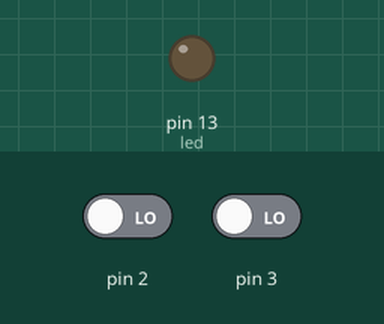
This sketch was run on a simulated Arduino Uno, built with avr-gcc and run on an emulated ATmega328P. Parts: output pins drawn as LEDs (lit = HIGH). The inputs (shaded band) are chosen by the test bench; at power-on: pin 2 LOW, pin 3 LOW. What the sketch prints to the serial monitor is not drawn.

Above: at 1.2 s.
1.3 s: pin 2 driven HIGH
At 2.2 s:
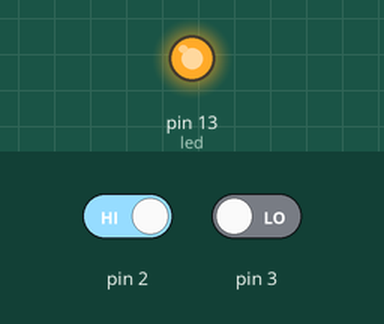
2.8 s: pin 3 driven HIGH
At 3.5 s:
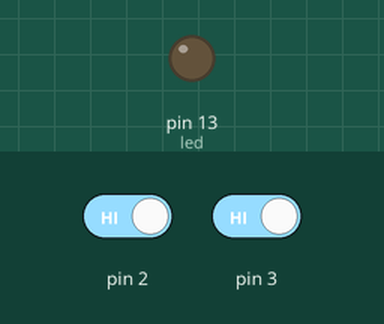
Timing chart, 0 to 5.8 s (numbered marks = the images above; inputs shaded):
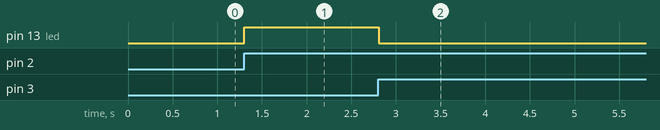

The sketch:

ak_button.ino
```cpp
int led = 13;
bool a;
bool state=false;
bool b;
void setup() {
  // put your setup code here, to run once:
  pinMode(led,OUTPUT);
  pinMode(2,INPUT);
  pinMode(3,INPUT);
 Serial.begin(9600);

}

void loop() {
  // put your main code here, to run repeatedly:
  a=digitalRead(2);
  b=digitalRead(3);
  if( digitalRead(2)){
  state=true;
  Serial.println("on");
}
  if (digitalRead(3)){
  state=false;
   Serial.println("off");
 }
 digitalWrite(led, state);
}
```

Measured:
- after the input at 1.3 s, pin 13 (led): LOW → HIGH at once
- after the input at 2.8 s, pin 13 (led): HIGH → LOW at once
